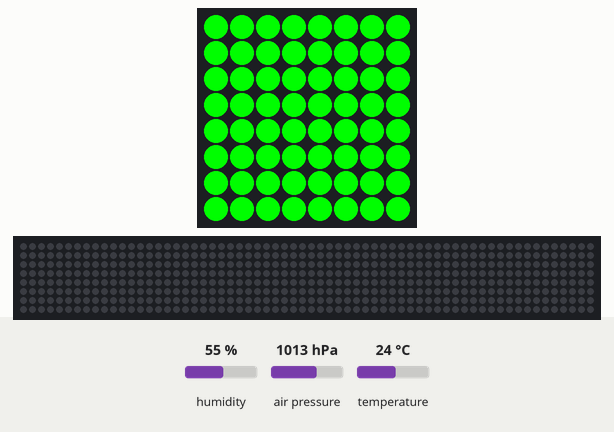
This program was run on a simulated Raspberry Pi (BCM pin numbers) with a Sense HAT. On the bench: the Sense HAT's 8×8 RGB LED matrix, a strip that is not on the board, showing the scrolling text unrolled. The test bench sets the inputs (shaded band); at power-on: humidity 55 %, air pressure 1013 hPa, temperature 24 °C. The 64×8 strip is a reading aid, not a part: it shows the text the matrix is scrolling, unrolled, one strip-width of it at a time.

Above: at 0.1 s.
At 2.6 s:
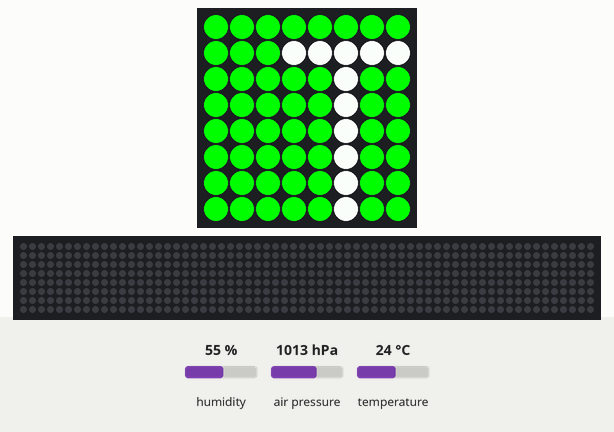
At 7.1 s:
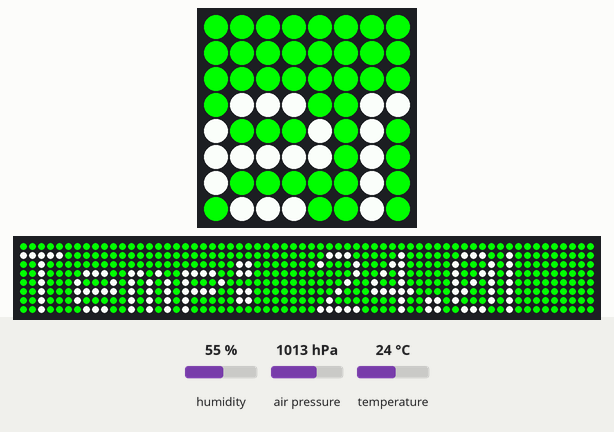
At 11.6 s:
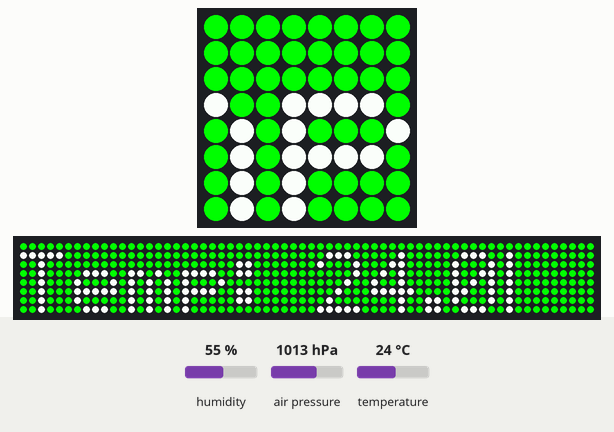
At 20.6 s:
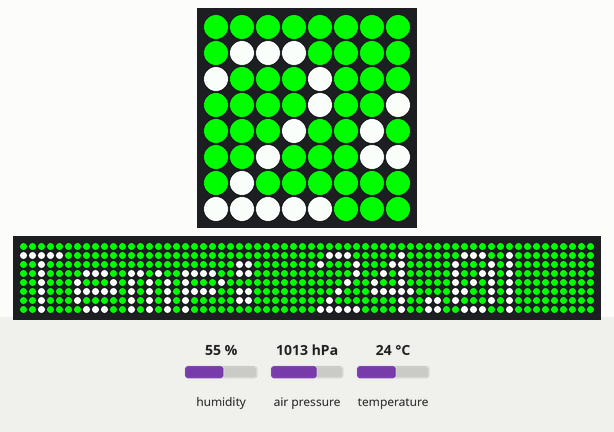
At 39.1 s:
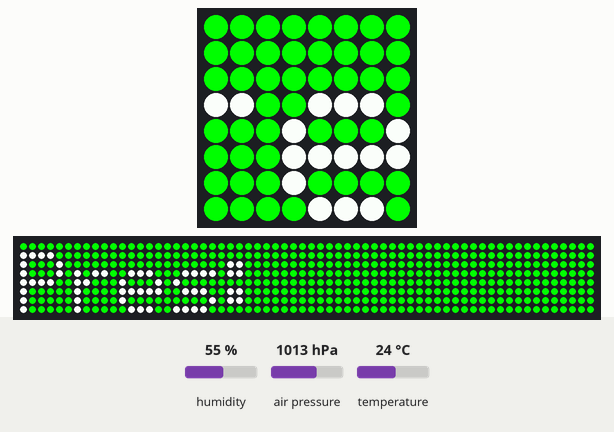

Measured:
- what the display in image 1 shows lasts 0.5 s, from 2.5 s to 3.0 s

The program:

weather.py
```python
from sense_hat import SenseHat
from time import sleep
s = SenseHat()

red = (255,0,0)
green = (0,255,0)
while True:
    temp = s.get_temperature()
    pres = s.get_pressure()
    humi = s.get_humidity()

    temp = round(temp, 1)
    pres = round(pres, 1)
    humi = round(humi, 1)

    messege = "Temp: " + str(temp) + "| Pres: " + str(pres) + "| Humi: " + str(humi)

    if temp > 18.3 and temp < 26.7:
        bg = green
    else:
        bg = red

    s.show_message(messege, scroll_speed=0.5, back_colour=bg)
```
